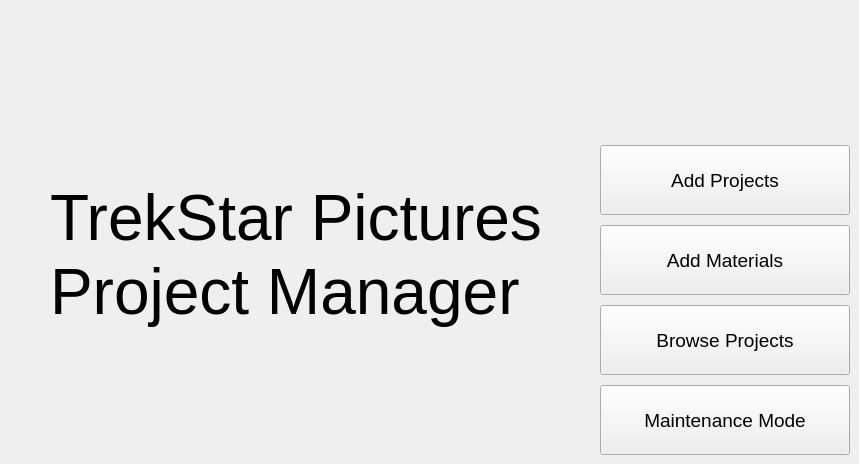
    <widget class="QWidget" name="homePage">
     <widget class="QLabel" name="label">
      <property name="geometry">
       <rect>
        <x>50</x>
        <y>155</y>
        <width>511</width>
        <height>200</height>
       </rect>
      </property>
      <property name="font">
       <font>
        <pointsize>48</pointsize>
       </font>
      </property>
      <property name="text">
       <string>TrekStar Pictures
Project Manager</string>
      </property>
     </widget>
     <widget class="QPushButton" name="toAddEditProjects">
      <property name="geometry">
       <rect>
        <x>600</x>
        <y>145</y>
        <width>250</width>
        <height>70</height>
       </rect>
      </property>
      <property name="font">
       <font>
        <pointsize>14</pointsize>
       </font>
      </property>
      <property name="text">
       <string>Add Projects</string>
      </property>
     </widget>
     <widget class="QPushButton" name="toBrowseProjects">
      <property name="geometry">
       <rect>
        <x>600</x>
        <y>305</y>
        <width>250</width>
        <height>70</height>
       </rect>
      </property>
      <property name="font">
       <font>
        <pointsize>14</pointsize>
       </font>
      </property>
      <property name="text">
       <string>Browse Projects</string>
      </property>
     </widget>
     <widget class="QPushButton" name="toMaintenance">
      <property name="geometry">
       <rect>
        <x>600</x>
        <y>385</y>
        <width>250</width>
        <height>70</height>
       </rect>
      </property>
      <property name="font">
       <font>
        <pointsize>14</pointsize>
       </font>
      </property>
      <property name="text">
       <string>Maintenance Mode</string>
      </property>
     </widget>
     <widget class="QPushButton" name="toAddMaterials">
      <property name="geometry">
       <rect>
        <x>600</x>
        <y>225</y>
        <width>250</width>
        <height>70</height>
       </rect>
      </property>
      <property name="font">
       <font>
        <pointsize>14</pointsize>
       </font>
      </property>
      <property name="text">
       <string>Add Materials</string>
      </property>
     </widget>
    </widget>
